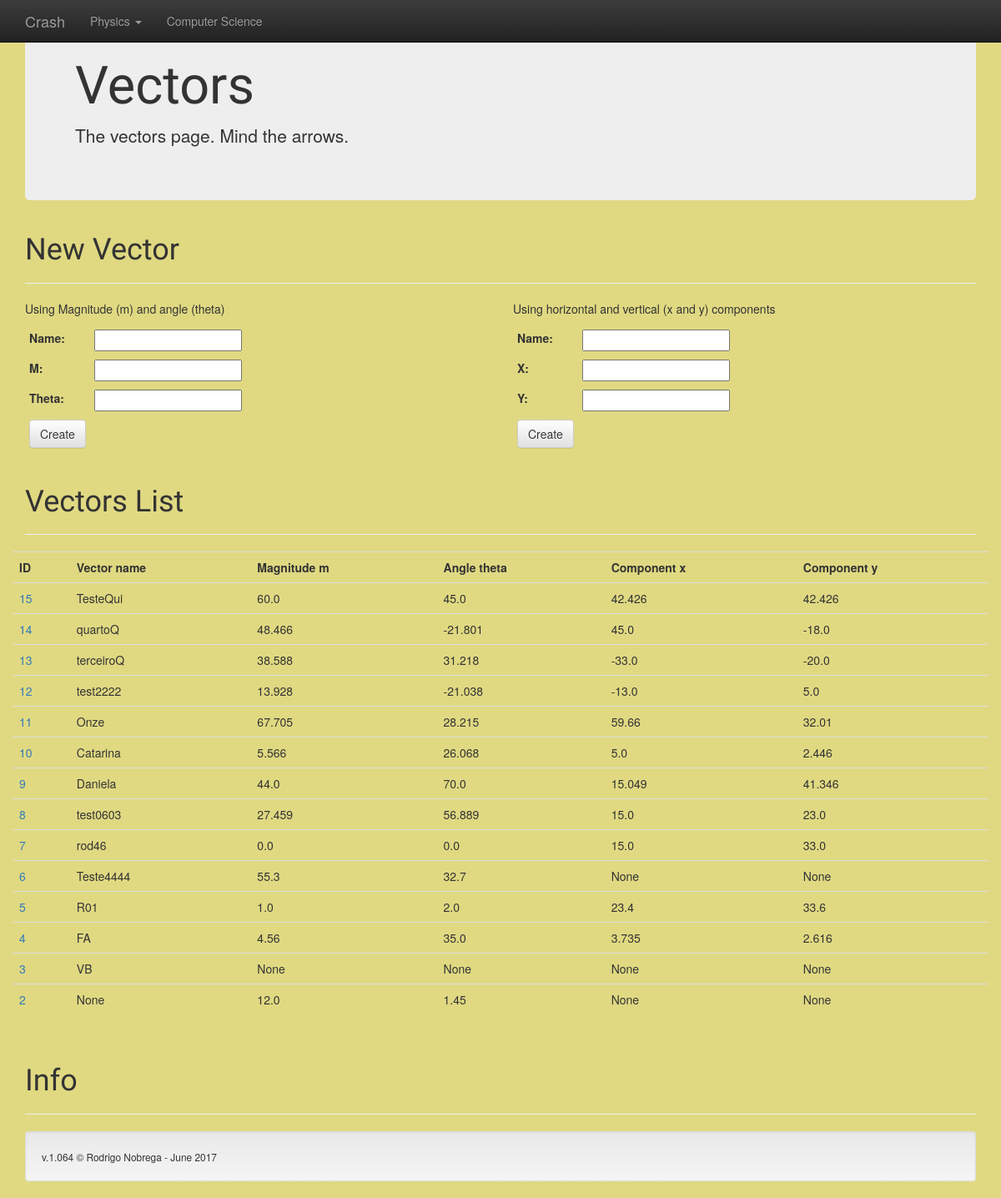
/Crash/vector, run on an earlier commit of the app's database.
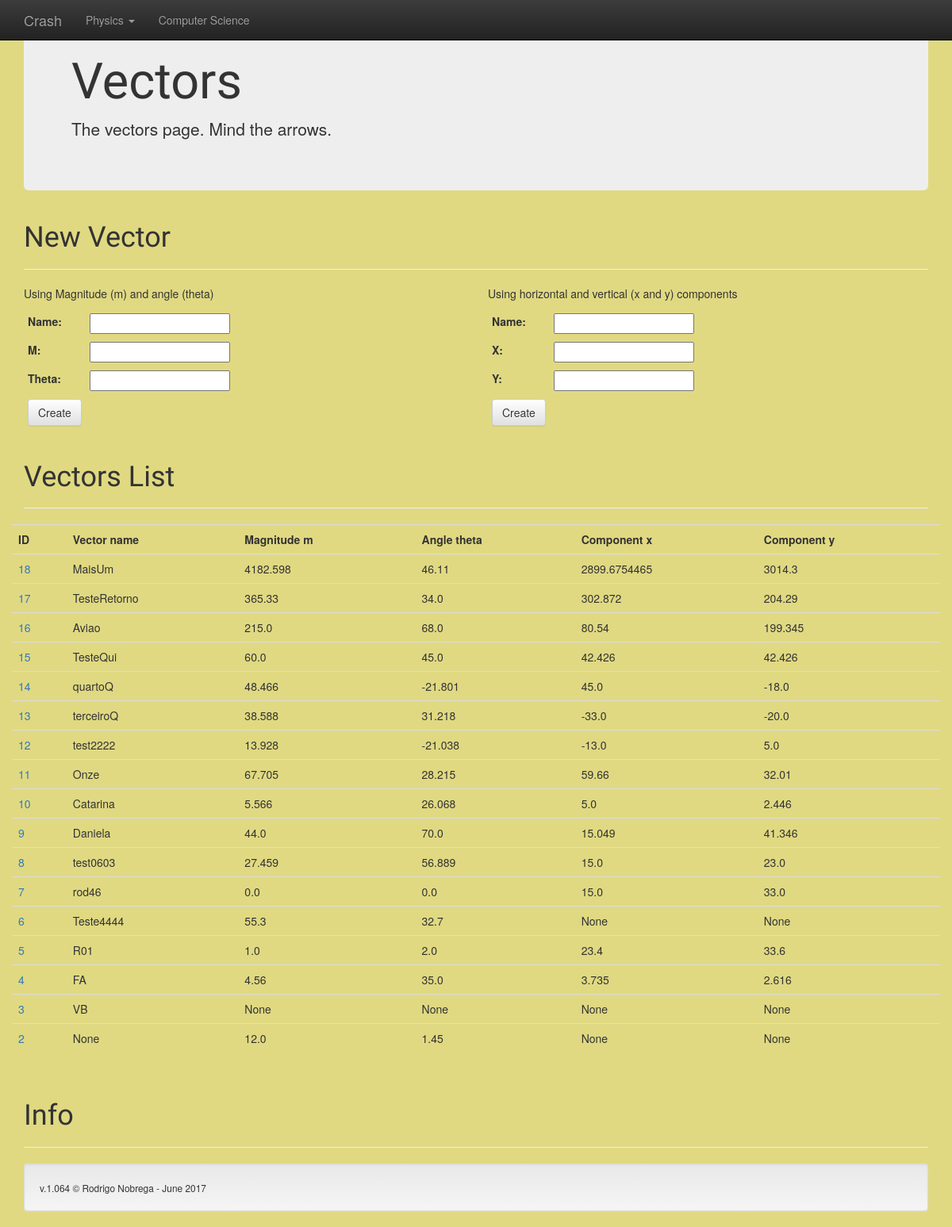
And on a later commit of the database.
### Physics/models.py (models this page shows, shortened)
class HTVector(models.Model):
    name = models.CharField(max_length=30, null=True)
    m = models.FloatField(default=None, null=True)
    theta = models.FloatField(default=None, null=True)
    x = models.FloatField(default=None, null=True)
    y = models.FloatField(default=None, null=True)

### Physics/views.py (the view)
def vector_list(request):
    vlist = HTVector.objects.order_by('-id')
    if request.method == 'POST':
        vformMT = VectorFormMTheta(request.POST)
        vformXY = VectorFormXY(request.POST)
        if vformMT.is_valid():
            vformMT.save(commit=True)
            a = HTVector.objects.all()[len(HTVector.objects.all())-1]
            a.calculate()
            a.save()
            return render(request, 'Physics/vectors.html', {'vector_list': vlist, 'vector_formMT': VectorFormMTheta(), 'vector_formXY': VectorFormXY()})
        elif vformXY.is_valid():
            vformXY.save(commit=True)
            a = HTVector.objects.all()[len(HTVector.objects.all())-1]
            a.calculate()
            a.save()
            return render(request, 'Physics/vectors.html', {'vector_list': vlist, 'vector_formMT': VectorFormMTheta(), 'vector_formXY': VectorFormXY()})
    else:
        vformMT = VectorFormMTheta()
        vformXY = VectorFormXY()
    context = {'vector_list': vlist, 'vector_formMT': vformMT, 'vector_formXY': vformXY}
    return render(request, 'Physics/vectors.html', context)

### Physics/forms.py
class VectorFormMTheta(forms.ModelForm):
    class Meta:
        model = HTVector
        fields = ('name', 'm', 'theta', )

class VectorFormXY(forms.ModelForm):
    class Meta:
        model = HTVector
        fields = ('name', 'x', 'y', )

### Physics/templates/Physics/vectors.html (shortened to what this page needs)
{% extends 'base.html' %}
      {% block body%}
      <div class="jumbotron">
        <h1>Vectors</h1>
        <p>The vectors page. Mind the arrows.</p>
      </div>
      <div class="page-header">
        <h1>New Vector</h1>
      </div>
      <div class="row">
      <div class="col-md-6">
      <p>Using Magnitude (m) and angle (theta)</p>
      <form  method="POST" class="form-inline">
        <table class="table-condensed">
          {{ vector_formMT }}
          <tr>
            <td><button type="submit" class="btn btn-default">Create</button></td>
          </tr>
        </table>
      </form>
      </div>
      <div class="col-md-6">
      <p>Using horizontal and vertical (x and y) components</p>
      <form  method="POST" class="form-inline">
        <table class="table-condensed">
          {{ vector_formXY }}
          <tr>
            <td><button type="submit" class="btn btn-default">Create</button></td>
          </tr>
        </table>
      </form>
      </div>
      </div>
      <div class="page-header">
        <h1>Vectors List</h1>
      </div>
      <div class="row">
        <table class="table table-hover">
        <tr>
          <td><strong>ID</strong></td>
          <td><strong>Vector name</strong></td>
          <td><strong>Magnitude m</strong></td>
          <td><strong>Angle theta</strong></td>
          <td><strong>Component x</strong></td>
          <td><strong>Component y</strong></td>
        </tr>
        {% for vector in vector_list %}
        <tr>
          <td><a href="{% url 'vector_num' vector.id %}">{{ vector.id }}</a></td>
          <td>{{ vector.name }}</td>
          <td>{{ vector.m }}</td>
          <td>{{ vector.theta }}</td>
          <td>{{ vector.x }}</td>
          <td>{{ vector.y }}</td>
        </tr>
        {% endfor %}
        </table>
      </div>
      {% endblock%}

What changed in the data, as far as the page shows it:
added HTVector: id "18", name "MaisUm", m "4182.598", theta "46.11", x "2899.6754465", y "3014.3"
added HTVector: id "17", name "TesteRetorno", m "365.33", theta "34.0", x "302.872", y "204.29"
added HTVector: id "16", name "Aviao", m "215.0", theta "68.0", x "80.54", y "199.345"
